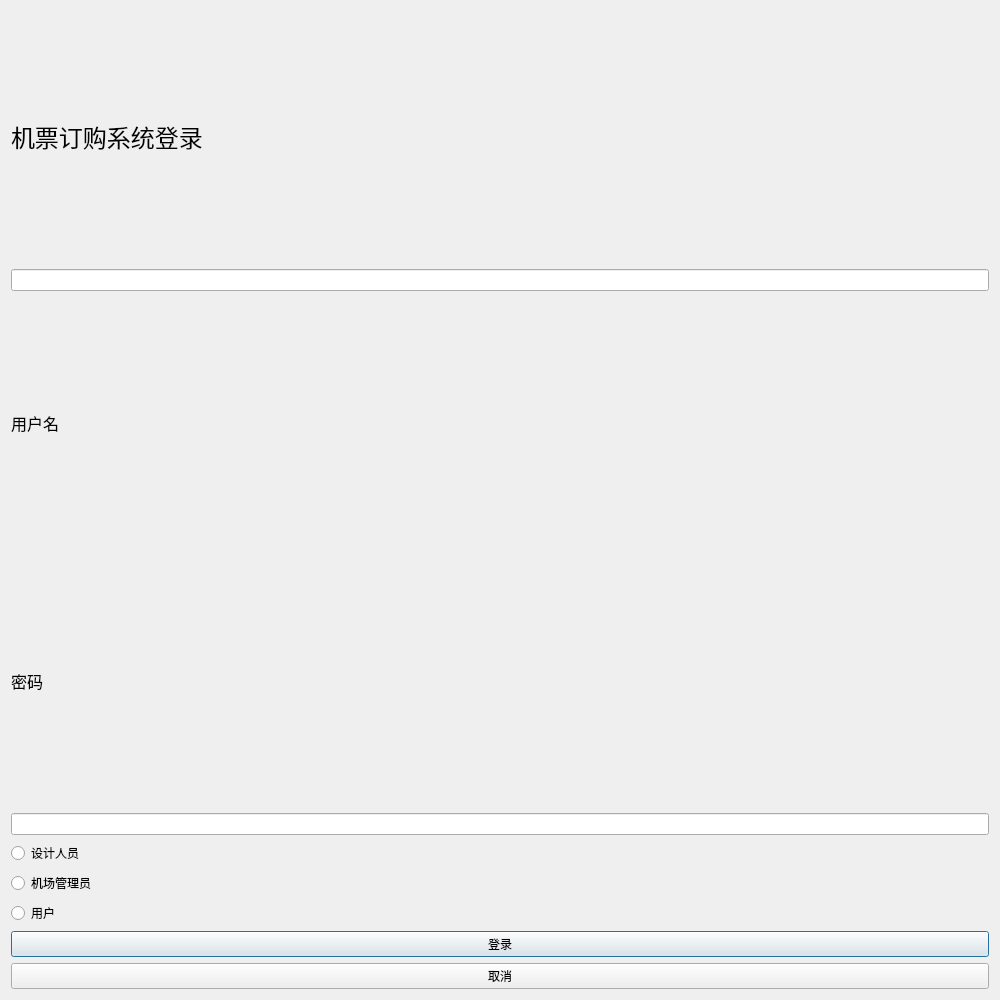
<?xml version="1.0" encoding="UTF-8"?>
<ui version="4.0">
 <class>Dialog</class>
 <widget class="QDialog" name="Dialog">
  <property name="windowModality">
   <enum>Qt::WindowModal</enum>
  </property>
  <property name="geometry">
   <rect>
    <x>0</x>
    <y>0</y>
    <width>1000</width>
    <height>1000</height>
   </rect>
  </property>
  <property name="minimumSize">
   <size>
    <width>1000</width>
    <height>1000</height>
   </size>
  </property>
  <property name="windowTitle">
   <string>Dialog</string>
  </property>
  <layout class="QVBoxLayout" name="verticalLayout">
   <item>
    <widget class="QLabel" name="label">
     <property name="font">
      <font>
       <family>宋体</family>
       <pointsize>18</pointsize>
      </font>
     </property>
     <property name="text">
      <string>机票订购系统登录</string>
     </property>
     <property name="margin">
      <number>50</number>
     </property>
    </widget>
   </item>
   <item>
    <widget class="QLineEdit" name="user_name"/>
   </item>
   <item>
    <widget class="QLabel" name="label_2">
     <property name="minimumSize">
      <size>
       <width>800</width>
       <height>200</height>
      </size>
     </property>
     <property name="font">
      <font>
       <family>宋体</family>
       <pointsize>12</pointsize>
      </font>
     </property>
     <property name="text">
      <string>用户名</string>
     </property>
    </widget>
   </item>
   <item>
    <widget class="QLabel" name="label_3">
     <property name="font">
      <font>
       <family>宋体</family>
       <pointsize>12</pointsize>
      </font>
     </property>
     <property name="text">
      <string>密码</string>
     </property>
    </widget>
   </item>
   <item>
    <widget class="QLineEdit" name="password"/>
   </item>
   <item>
    <widget class="QRadioButton" name="designer">
     <property name="text">
      <string>设计人员</string>
     </property>
    </widget>
   </item>
   <item>
    <widget class="QRadioButton" name="administrator">
     <property name="text">
      <string>机场管理员</string>
     </property>
    </widget>
   </item>
   <item>
    <widget class="QRadioButton" name="user">
     <property name="text">
      <string>用户</string>
     </property>
    </widget>
   </item>
   <item>
    <widget class="QPushButton" name="login">
     <property name="text">
      <string>登录</string>
     </property>
    </widget>
   </item>
   <item>
    <widget class="QPushButton" name="cancel">
     <property name="text">
      <string>取消</string>
     </property>
    </widget>
   </item>
  </layout>
 </widget>
 <resources/>
 <connections/>
</ui>
